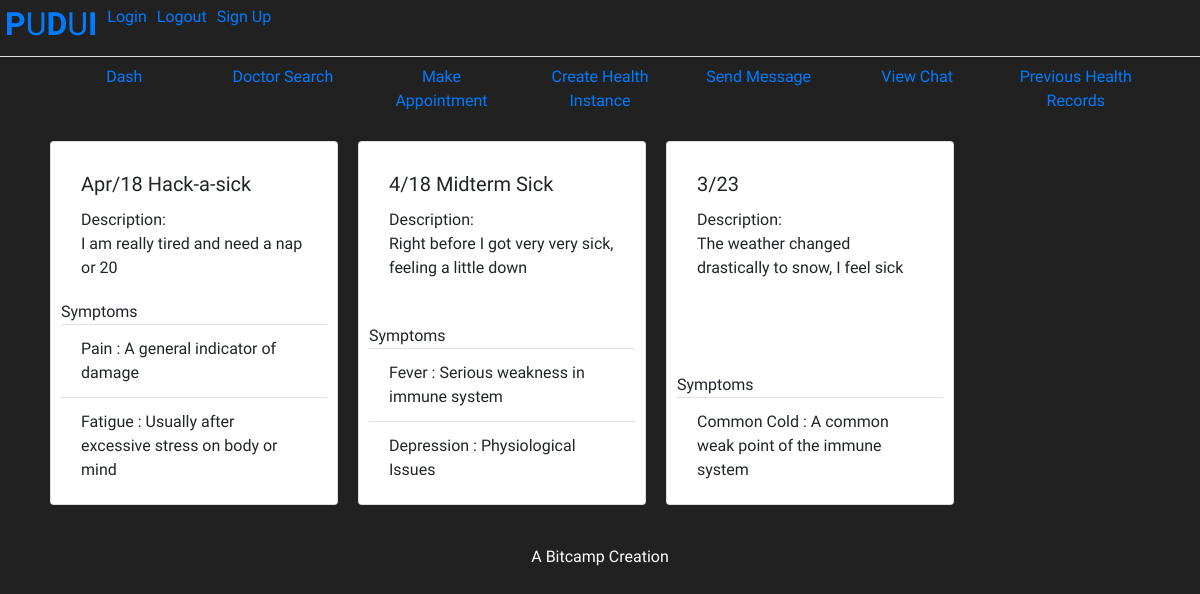
/seehealthrecords (signed in), run on an earlier commit of the app's database.
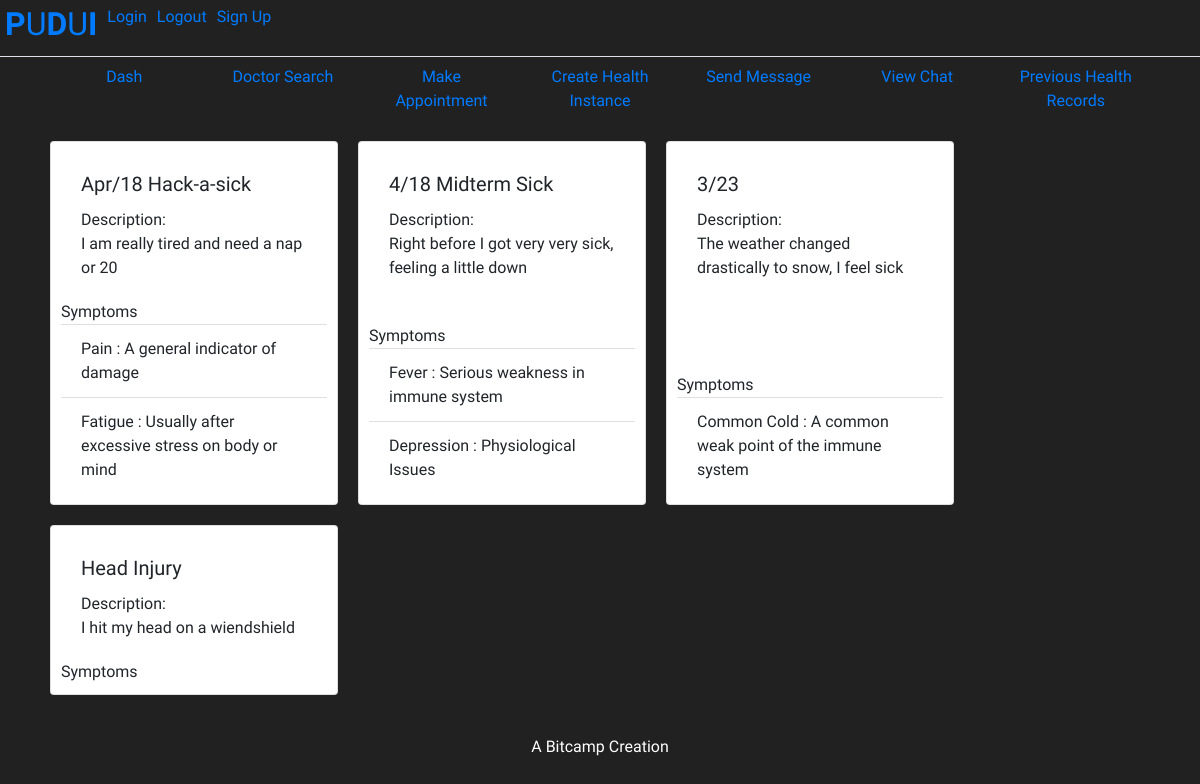
And on a later commit of the database.
### home/models.py (models this page shows, shortened)
class health_instance(models.Model):
     common_name = models.CharField(max_length=20,default="default",null=False,blank=False)
     health_attr = models.ManyToManyField(health_attr)
     description = models.CharField(max_length=300,default="default")
     timestamp = models.DateTimeField(auto_now=True)
     patient = models.ForeignKey(patient,null=False,default=0,blank=False,on_delete=models.CASCADE)
     doctor = models.ForeignKey(doctor,null=False,default=0,blank=False,on_delete=models.CASCADE)
     insurance = models.ForeignKey(insurance,null=False,default=0,blank=False,on_delete=models.CASCADE)

class health_attr(models.Model):
    key = models.CharField(default='key',null=False,blank=False,max_length=50)
    value = models.CharField(default='value',null=False,blank=False,max_length=200)

### home/views.py (the view)
# urls.py: path('seehealthrecords',views.see_health_instance,name='health_instance'),
def see_health_instance(request):
    context = {}
    pat = patient.objects.filter(user=request.user)
    if len(pat) == 1:
        context['obj'] = patient.objects.get(user=request.user)
        context['type'] = 'patient'
        context['health_instance'] = health_instance.objects.filter(patient=context['obj'])
        return render(request, 'home/healthrecords.html',context)

### home/templates/home/healthrecords.html (shortened to what this page needs)
{% extends 'home/base.html' %}
{% block container %}
<nav class="nav nav-pills nav-justified">
  <a class="nav-item nav-link" href="index">Dash</a>
  <a class="nav-item nav-link" href="searchdoc">Doctor Search</a>
  <a class="nav-item nav-link" href="createappointment">Make Appointment</a>
  <a class="nav-item nav-link" href="createhealthinstance">Create Health Instance</a>
  <a class="nav-item nav-link" href="createcommunicationpatient">Send Message</a>
  <a class="nav-item nav-link" href="viewchat">View Chat</a>
  <a class="nav-item nav-link" href="seehealthrecords">Previous Health Records</a>
</nav>
<div class="row" style="padding:10px;">
{% for instance in health_instance %}
<div class="card" style="width: 18rem;padding:10px;margin:10px;">
  <div class="card-body">
    <h5 class="card-title">{{instance.common_name}}</h5>
    <h7>Description:</h7>
    <p class="card-text">{{instance.description}}</p>
  </div>
  <h7>Symptoms</h7>
  <ul class="list-group list-group-flush">
    {% for attr in instance.health_attr.all %}
    <li class="list-group-item">{{attr.key}} : {{attr.value}}</li>
    {% endfor %}
  </ul>
</div>
{% endfor %}
</div>
{% endblock %}

What changed in the data, as far as the page shows it:
added health_instance: common_name "Head Injury", description "I hit my head on a wiendshield"
